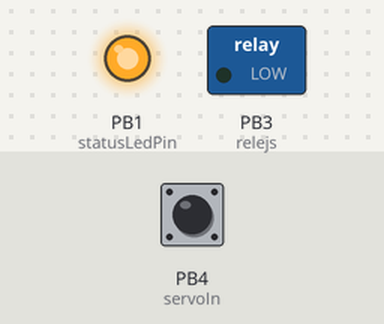
This sketch was run on a simulated ATtiny85, built with avr-gcc and run on an emulated ATtiny85. Parts: switched loads named in the sketch (green lamp = pin HIGH), output pins drawn as LEDs (lit = HIGH). Dashed ring = blinking. Inputs (shaded band) come from the test bench; at power-on: PB4 (servoIn) HIGH.

Above: at 0.08 s.
At 2.8 s:
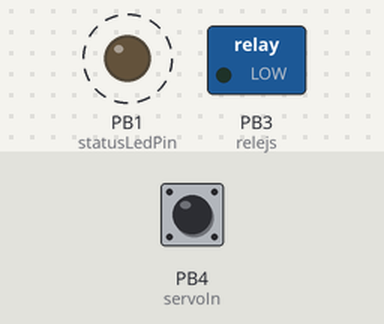
Timing chart, 0 to 3.1 s (numbered marks = the images above):
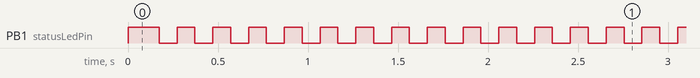

The sketch:

Rc_switch.ino
```cpp
//-U lfuse:w:0xe2:m -U hfuse:w:0xd7:m -U efuse:w:0xff:m

// nostrades slieksnis pie kura jabutt OK
#define treshold 1600

//pulseIn timeout mikrosekundes. Skatit Arduino reference manual
#define pulseTimeout 50000

#define relejs 3
#define servoIn 4
#define statusLedPin 1


const uint8_t kTIMER1_DIV4096 = 0b1101;

unsigned long  ins;

void setup() {
  //varbut vajag INPUT un pielodet 100K pretestibu pret GND
  pinMode(servoIn,INPUT_PULLUP);
  pinMode(relejs,OUTPUT);
  pinMode(statusLedPin,OUTPUT);

  cli();
  TCCR1 = _BV(CTC1) | kTIMER1_DIV4096;
  //TCCR1 = kTIMER1_DIV512;
  OCR1C = 193;
  OCR1A = OCR1C;
  TIMSK |= _BV(OCIE1A);
  sei();

  //Uz atTiny85 nav seriala porta, izmetam ara
  //Serial.begin(9600);
}

void loop() {
  ins = pulseIn(servoIn, HIGH, pulseTimeout);
  if (ins > treshold) {
    digitalWrite(relejs,HIGH);
  }
  else {
    digitalWrite(relejs,LOW);
  }

//Serial.println(ins, DEC);
//Serial.println(relejs, BIN);

// mums vairs nevajag pauzi, visam jastrada nepartraukti.
// Ja ir sudi tad pieliekam delay 10 50 vai cik vajag
  //delay(100);
}

ISR(TIMER1_COMPA_vect) {
  static bool ledState;
  static uint8_t cnt1;

  if (++cnt1 >= 30) {
    cnt1 = 0;
  }
  if (ins==0) {
    ledState=!ledState;
    if (ledState){
          digitalWrite(statusLedPin,HIGH);
    } else {
      digitalWrite(statusLedPin,LOW);
    }
  } else {
    //if (cnt1 < 2 || (cnt1 > 8 && cnt1 < 15)) digitalWrite(statusLedPin,HIGH);
    if ((cnt1 > 8 && cnt1 < 15)) digitalWrite(statusLedPin,HIGH);
    else digitalWrite(statusLedPin,LOW);
  }
}
```

Measured:
- by itself, PB1 (statusLedPin): alternates HIGH for 0.10 s and LOW for 0.10 s
